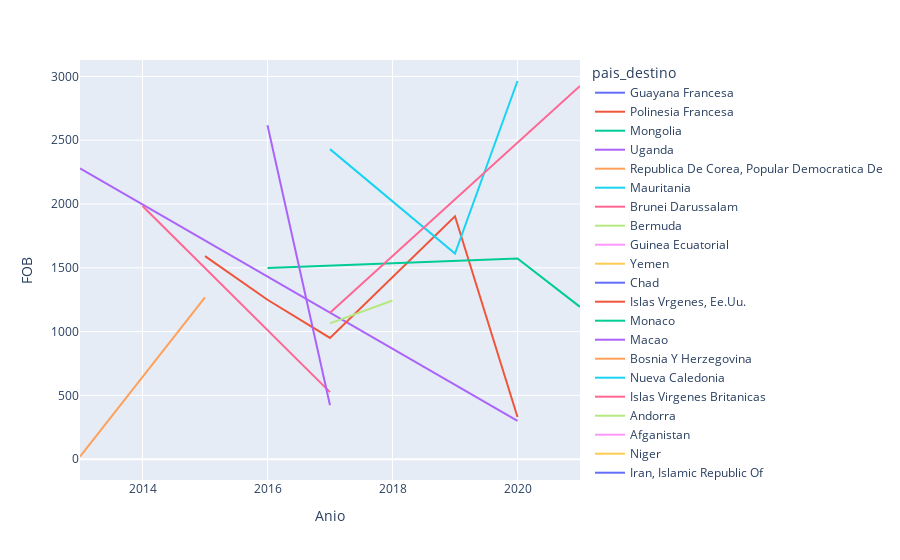

Notebook cell for this chart:
### Code cell
fig = px.line(data_EXP_2_bottom, x="Anio", y="FOB", color='pais_destino')
fig.show()

### Figure 1 — Plotly figure (JSON) as saved in the notebook; plotly's stock layout.template omitted (floating-point values rounded to 4 significant figures)
{"data": [{"hovertemplate": "pais_destino=Guayana Francesa<br>Anio=%{x}<br>FOB=%{y}<extra></extra>", "legendgroup": "Guayana Francesa", "line": {"color": "#636efa", "dash": "solid"}, "marker": {"symbol": "circle"}, "mode": "lines", "name": "Guayana Francesa", "orientation": "v", "showlegend": true, "type": "scatter", "x": [2013], "xaxis": "x", "y": [44], "yaxis": "y"}, {"hovertemplate": "pais_destino=Polinesia Francesa<br>Anio=%{x}<br>FOB=%{y}<extra></extra>", "legendgroup": "Polinesia Francesa", "line": {"color": "#EF553B", "dash": "solid"}, "marker": {"symbol": "circle"}, "mode": "lines", "name": "Polinesia Francesa", "orientation": "v", "showlegend": true, "type": "scatter", "x": [2013], "xaxis": "x", "y": [1500], "yaxis": "y"}, {"hovertemplate": "pais_destino=Mongolia<br>Anio=%{x}<br>FOB=%{y}<extra></extra>", "legendgroup": "Mongolia", "line": {"color": "#00cc96", "dash": "solid"}, "marker": {"symbol": "circle"}, "mode": "lines", "name": "Mongolia", "orientation": "v", "showlegend": true, "type": "scatter", "x": [2013], "xaxis": "x", "y": [1166.0], "yaxis": "y"}, {"hovertemplate": "pais_destino=Uganda<br>Anio=%{x}<br>FOB=%{y}<extra></extra>", "legendgroup": "Uganda", "line": {"color": "#ab63fa", "dash": "solid"}, "marker": {"symbol": "circle"}, "mode": "lines", "name": "Uganda", "orientation": "v", "showlegend": true, "type": "scatter", "x": [2013, 2020], "xaxis": "x", "y": [2280, 300], "yaxis": "y"}, {"hovertemplate": "pais_destino=Republica De Corea, Popular Democratica De<br>Anio=%{x}<br>FOB=%{y}<extra></extra>", "legendgroup": "Republica De Corea, Popular Democratica De", "line": {"color": "#FFA15A", "dash": "solid"}, "marker": {"symbol": "circle"}, "mode": "lines", "name": "Republica De Corea, Popular Democratica De", "orientation": "v", "showlegend": true, "type": "scatter", "x": [2013, 2015], "xaxis": "x", "y": [20, 1268], "yaxis": "y"}, {"hovertemplate": "pais_destino=Mauritania<br>Anio=%{x}<br>FOB=%{y}<extra></extra>", "legendgroup": "Mauritania", "line": {"color": "#19d3f3", "dash": "solid"}, "marker": {"symbol": "circle"}, "mode": "lines", "name": "Mauritania", "orientation": "v", "showlegend": true, "type": "scatter", "x": [2014], "xaxis": "x", "y": [2299.0], "yaxis": "y"}, {"hovertemplate": "pais_destino=Brunei Darussalam<br>Anio=%{x}<br>FOB=%{y}<extra></extra>", "legendgroup": "Brunei Darussalam", "line": {"color": "#FF6692", "dash": "solid"}, "marker": {"symbol": "circle"}, "mode": "lines", "name": "Brunei Darussalam", "orientation": "v", "showlegend": true, "type": "scatter", "x": [2014, 2017], "xaxis": "x", "y": [1984.0, 525.2], "yaxis": "y"}, {"hovertemplate": "pais_destino=Bermuda<br>Anio=%{x}<br>FOB=%{y}<extra></extra>", "legendgroup": "Bermuda", "line": {"color": "#B6E880", "dash": "solid"}, "marker": {"symbol": "circle"}, "mode": "lines", "name": "Bermuda", "orientation": "v", "showlegend": true, "type": "scatter", "x": [2015], "xaxis": "x", "y": [80], "yaxis": "y"}, {"hovertemplate": "pais_destino=Guinea Ecuatorial<br>Anio=%{x}<br>FOB=%{y}<extra></extra>", "legendgroup": "Guinea Ecuatorial", "line": {"color": "#FF97FF", "dash": "solid"}, "marker": {"symbol": "circle"}, "mode": "lines", "name": "Guinea Ecuatorial", "orientation": "v", "showlegend": true, "type": "scatter", "x": [2015], "xaxis": "x", "y": [1], "yaxis": "y"}, {"hovertemplate": "pais_destino=Yemen<br>Anio=%{x}<br>FOB=%{y}<extra></extra>", "legendgroup": "Yemen", "line": {"color": "#FECB52", "dash": "solid"}, "marker": {"symbol": "circle"}, "mode": "lines", "name": "Yemen", "orientation": "v", "showlegend": true, "type": "scatter", "x": [2015], "xaxis": "x", "y": [200], "yaxis": "y"}, {"hovertemplate": "pais_destino=Chad<br>Anio=%{x}<br>FOB=%{y}<extra></extra>", "legendgroup": "Chad", "line": {"color": "#636efa", "dash": "solid"}, "marker": {"symbol": "circle"}, "mode": "lines", "name": "Chad", "orientation": "v", "showlegend": true, "type": "scatter", "x": [2015], "xaxis": "x", "y": [2774.0], "yaxis": "y"}, {"hovertemplate": "pais_destino=Islas Vrgenes, Ee.Uu.<br>Anio=%{x}<br>FOB=%{y}<extra></extra>", "legendgroup": "Islas Vrgenes, Ee.Uu.", "line": {"color": "#EF553B", "dash": "solid"}, "marker": {"symbol": "circle"}, "mode": "lines", "name": "Islas Vrgenes, Ee.Uu.", "orientation": "v", "showlegend": true, "type": "scatter", "x": [2015, 2016, 2017, 2019, 2020], "xaxis": "x", "y": [1592.0, 1249.0, 950, 1904.0, 330.7], "yaxis": "y"}, {"hovertemplate": "pais_destino=Monaco<br>Anio=%{x}<br>FOB=%{y}<extra></extra>", "legendgroup": "Monaco", "line": {"color": "#00cc96", "dash": "solid"}, "marker": {"symbol": "circle"}, "mode": "lines", "name": "Monaco", "orientation": "v", "showlegend": true, "type": "scatter", "x": [2016, 2020, 2021], "xaxis": "x", "y": [1499, 1574.0, 1194], "yaxis": "y"}, {"hovertemplate": "pais_destino=Macao<br>Anio=%{x}<br>FOB=%{y}<extra></extra>", "legendgroup": "Macao", "line": {"color": "#ab63fa", "dash": "solid"}, "marker": {"symbol": "circle"}, "mode": "lines", "name": "Macao", "orientation": "v", "showlegend": true, "type": "scatter", "x": [2016, 2017], "xaxis": "x", "y": [2618, 421.8], "yaxis": "y"}, {"hovertemplate": "pais_destino=Bosnia Y Herzegovina<br>Anio=%{x}<br>FOB=%{y}<extra></extra>", "legendgroup": "Bosnia Y Herzegovina", "line": {"color": "#FFA15A", "dash": "solid"}, "marker": {"symbol": "circle"}, "mode": "lines", "name": "Bosnia Y Herzegovina", "orientation": "v", "showlegend": true, "type": "scatter", "x": [2016], "xaxis": "x", "y": [90], "yaxis": "y"}, {"hovertemplate": "pais_destino=Nueva Caledonia<br>Anio=%{x}<br>FOB=%{y}<extra></extra>", "legendgroup": "Nueva Caledonia", "line": {"color": "#19d3f3", "dash": "solid"}, "marker": {"symbol": "circle"}, "mode": "lines", "name": "Nueva Caledonia", "orientation": "v", "showlegend": true, "type": "scatter", "x": [2017, 2019, 2020], "xaxis": "x", "y": [2431.0, 1612, 2965.0], "yaxis": "y"}, {"hovertemplate": "pais_destino=Islas Virgenes Britanicas<br>Anio=%{x}<br>FOB=%{y}<extra></extra>", "legendgroup": "Islas Virgenes Britanicas", "line": {"color": "#FF6692", "dash": "solid"}, "marker": {"symbol": "circle"}, "mode": "lines", "name": "Islas Virgenes Britanicas", "orientation": "v", "showlegend": true, "type": "scatter", "x": [2017, 2021], "xaxis": "x", "y": [1148.0, 2926.0], "yaxis": "y"}, {"hovertemplate": "pais_destino=Andorra<br>Anio=%{x}<br>FOB=%{y}<extra></extra>", "legendgroup": "Andorra", "line": {"color": "#B6E880", "dash": "solid"}, "marker": {"symbol": "circle"}, "mode": "lines", "name": "Andorra", "orientation": "v", "showlegend": true, "type": "scatter", "x": [2017, 2018], "xaxis": "x", "y": [1064, 1244], "yaxis": "y"}, {"hovertemplate": "pais_destino=Afganistan<br>Anio=%{x}<br>FOB=%{y}<extra></extra>", "legendgroup": "Afganistan", "line": {"color": "#FF97FF", "dash": "solid"}, "marker": {"symbol": "circle"}, "mode": "lines", "name": "Afganistan", "orientation": "v", "showlegend": true, "type": "scatter", "x": [2018], "xaxis": "x", "y": [1000], "yaxis": "y"}, {"hovertemplate": "pais_destino=Niger<br>Anio=%{x}<br>FOB=%{y}<extra></extra>", "legendgroup": "Niger", "line": {"color": "#FECB52", "dash": "solid"}, "marker": {"symbol": "circle"}, "mode": "lines", "name": "Niger", "orientation": "v", "showlegend": true, "type": "scatter", "x": [2018], "xaxis": "x", "y": [1], "yaxis": "y"}, {"hovertemplate": "pais_destino=Iran, Islamic Republic Of<br>Anio=%{x}<br>FOB=%{y}<extra></extra>", "legendgroup": "Iran, Islamic Republic Of", "line": {"color": "#636efa", "dash": "solid"}, "marker": {"symbol": "circle"}, "mode": "lines", "name": "Iran, Islamic Republic Of", "orientation": "v", "showlegend": true, "type": "scatter", "x": [2019], "xaxis": "x", "y": [86.4], "yaxis": "y"}, {"hovertemplate": "pais_destino=Islas Marianas Del Norte<br>Anio=%{x}<br>FOB=%{y}<extra></extra>", "legendgroup": "Islas Marianas Del Norte", "line": {"color": "#EF553B", "dash": "solid"}, "marker": {"symbol": "circle"}, "mode": "lines", "name": "Islas Marianas Del Norte", "orientation": "v", "showlegend": true, "type": "scatter", "x": [2019], "xaxis": "x", "y": [750.9], "yaxis": "y"}, {"hovertemplate": "pais_destino=Congo, The Democratic Republic Of The<br>Anio=%{x}<br>FOB=%{y}<extra></extra>", "legendgroup": "Congo, The Democratic Republic Of The", "line": {"color": "#00cc96", "dash": "solid"}, "marker": {"symbol": "circle"}, "mode": "lines", "name": "Congo, The Democratic Republic Of The", "orientation": "v", "showlegend": true, "type": "scatter", "x": [2020], "xaxis": "x", "y": [397.5], "yaxis": "y"}, {"hovertemplate": "pais_destino=Nepal<br>Anio=%{x}<br>FOB=%{y}<extra></extra>", "legendgroup": "Nepal", "line": {"color": "#ab63fa", "dash": "solid"}, "marker": {"symbol": "circle"}, "mode": "lines", "name": "Nepal", "orientation": "v", "showlegend": true, "type": "scatter", "x": [2020], "xaxis": "x", "y": [863.3], "yaxis": "y"}, {"hovertemplate": "pais_destino=Burkina Faso<br>Anio=%{x}<br>FOB=%{y}<extra></extra>", "legendgroup": "Burkina Faso", "line": {"color": "#FFA15A", "dash": "solid"}, "marker": {"symbol": "circle"}, "mode": "lines", "name": "Burkina Faso", "orientation": "v", "showlegend": true, "type": "scatter", "x": [2021], "xaxis": "x", "y": [1912.0], "yaxis": "y"}], "layout": {"autosize": true, "legend": {"title": {"text": "pais_destino"}, "tracegroupgap": 0}, "margin": {"t": 60}, "xaxis": {"anchor": "y", "autorange": true, "domain": [0, 1], "range": [2013, 2021], "title": {"text": "Anio"}, "type": "linear"}, "yaxis": {"anchor": "x", "autorange": true, "domain": [0, 1], "range": [-163.6, 3129.0], "title": {"text": "FOB"}, "type": "linear"}}}
